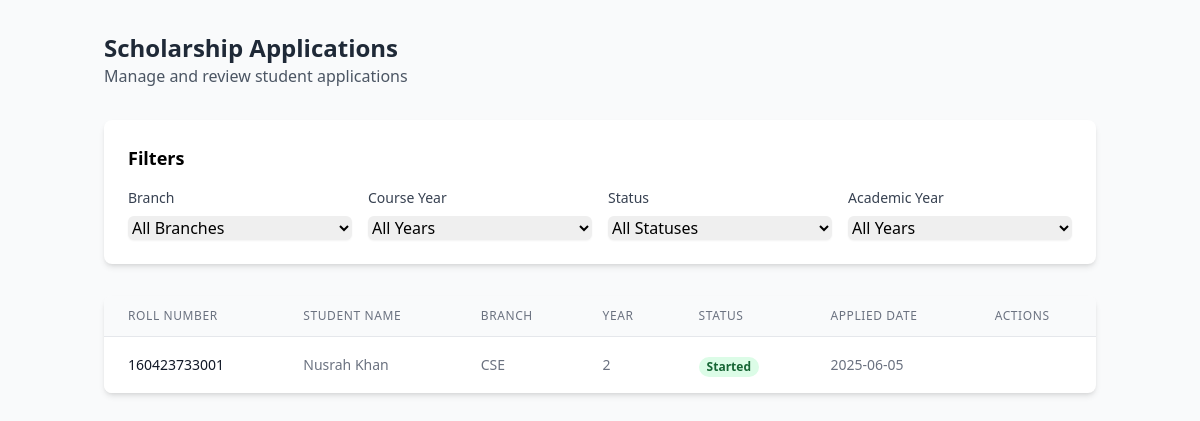
The app's page /applications_list (signed in), older data.
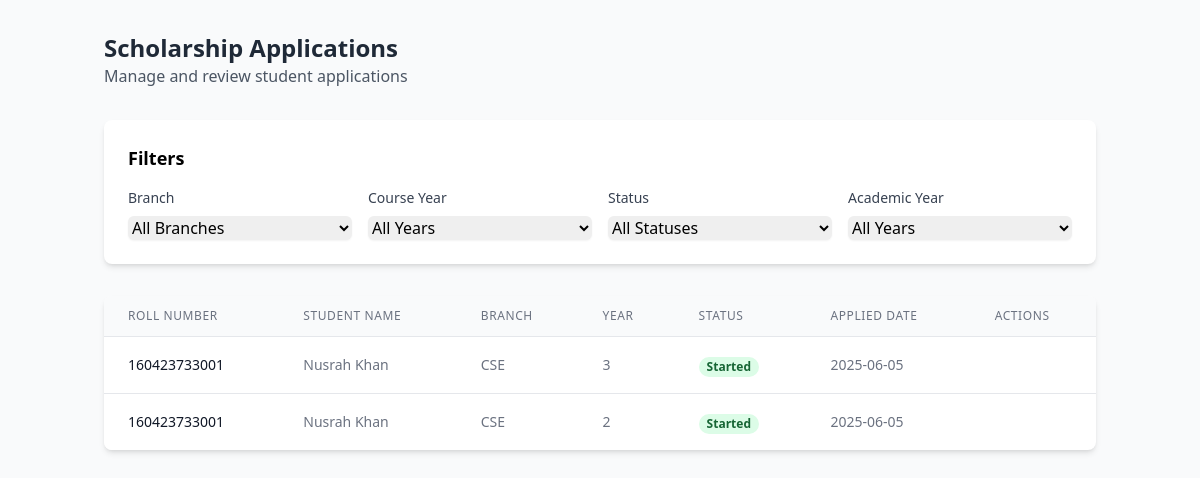
The same page, newer data.
### models.py (models this page shows, shortened)
class Student(db.Model):
    user_id = db.Column(db.Integer, primary_key=True, autoincrement=True)
    username = db.Column(db.String(80), nullable=False)
    email = db.Column(db.String(120), unique=True, nullable=False)
    password = db.Column(db.String(80), unique=True, nullable=False)
    roll_number = db.Column(db.String(80), unique=True, nullable=False)
    is_verified = db.Column(db.Boolean, default=False)

class ScholarshipApplication(db.Model):
    id = db.Column(db.String(20), primary_key=True)
    roll_number = db.Column(db.String(80), nullable=False)
    branch = db.Column(db.String(80), nullable=False)
    year = db.Column(db.String(20), nullable=False)
    lateral_entry = db.Column(db.Boolean, default=False)  # LE field
    scholarship_state = db.Column(db.String(80), default='pending')
    created_at = db.Column(db.DateTime, default=datetime.utcnow)

### main.py (the view)
@app.route('/applications_list')
def applic():
    print("Session:", dict(session))
    if 'admin_id' not in session or session.get('user_type') != 'admin':
        return redirect(url_for('admin_login'))
    try:
        branch = request.args.get('branch', 'All Branches')
        course_year = request.args.get('year', 'All Years')
        status = request.args.get('scholarship_state', 'All Statuses')
        academic_year = request.args.get('academic_year', 'All Years')
        print(f"Applied filters - branch: {branch}, year: {course_year}, status: {status}, academic_year: {academic_year}")
        query = ScholarshipApplication.query
        if branch and branch != 'All Branches':
            query = query.filter(ScholarshipApplication.branch == branch)
        if status and status != 'All Statuses':
            query = query.filter(ScholarshipApplication.scholarship_state == status)
        if course_year and course_year != 'All Years' and course_year.isdigit():
            query = query.filter(ScholarshipApplication.year == course_year)
        if academic_year and academic_year != 'All Years':
            try:
                year_int = int(academic_year)
                query = query.filter(extract('year', ScholarshipApplication.created_at) == year_int)
            except ValueError:
                print(f"Invalid academic year value: {academic_year}")
        applications_data = []
        raw_applications = query.order_by(ScholarshipApplication.created_at.desc()).all()
        for application in raw_applications:
            student = Student.query.filter(Student.email.like(f"{application.roll_number}%")).first()
            if student:
                applications_data.append({
                    'id': application.id,
                    'roll_number': application.roll_number,
                    'branch': application.branch,
                    'year': application.year,
                    'scholarship_state': application.scholarship_state,
                    'created_at': application.created_at,
                    'student_name': student.username,
                    'student_email': student.email
                })
        print(f"Processed {len(applications_data)} applications with student data")
        branches = [
            'CSE',
            'IT',
            'ECE',
            'EEE',
            'Mech',
            'AIML',
            'AIDS',
            'CSE(DS)',
            'CSAI',
            'Civil'
        ]
        course_years = [1, 2, 3, 4]
        academic_years_query = db.session.query(
            extract('year', ScholarshipApplication.created_at).label('year')
        ).filter(
            ScholarshipApplication.created_at.isnot(None)
        ).distinct()
        academic_years = sorted(set(
            int(year[0]) for year in academic_years_query.all()
            if year[0] is not None
        ), reverse=True) or [datetime.now().year]
        print(f"Found {len(applications_data)} applications")  # Debug log
        return render_template(
            'applications_list.html',
            applications=applications_data,
            branches=branches,
            years=course_years,
            academic_years=academic_years,  # Convert to int and filter None
            statuses=['started', 'documents_verified', 'appointment_booked', 'completed'],
            current_filters={
                'branch': branch,
                'year': course_year,
                'status': status,
                'academic_year': academic_year
            }
        )
    except Exception as e:
        print(f"Error loading admin applications: {str(e)}")
        import traceback
        traceback.print_exc()
        return redirect(url_for('admin_dashboard'))

### templates/applications_list.html (shortened to what the changed rows need)
<!DOCTYPE html>
<html lang="en">
<head>
    <script src="https://cdn.tailwindcss.com"></script>
    <link rel="stylesheet" href="https://cdnjs.cloudflare.com/ajax/libs/font-awesome/6.4.0/css/all.min.css">
</head>
<body class="bg-gray-50 min-h-screen">
    <div class="container mx-auto px-4 py-8">
        <div class="mb-8">
            <h1 class="text-2xl font-bold text-gray-800">Scholarship Applications</h1>
        </div>
        <div class="bg-white rounded-lg shadow-md p-6 mb-8">
            <h2 class="text-lg font-semibold mb-4">Filters</h2>
        </div>
        <div class="bg-white rounded-lg shadow-md overflow-hidden">
            <div class="overflow-x-auto">
                <table class="min-w-full divide-y divide-gray-200">
                    <thead class="bg-gray-50">
                        <tr>
                            <th class="px-6 py-3 text-left text-xs font-medium text-gray-500 uppercase tracking-wider">Roll Number</th>
                            <th class="px-6 py-3 text-left text-xs font-medium text-gray-500 uppercase tracking-wider">Student Name</th>
                            <th class="px-6 py-3 text-left text-xs font-medium text-gray-500 uppercase tracking-wider">Branch</th>
                            <th class="px-6 py-3 text-left text-xs font-medium text-gray-500 uppercase tracking-wider">Year</th>
                            <th class="px-6 py-3 text-left text-xs font-medium text-gray-500 uppercase tracking-wider">Status</th>
                            <th class="px-6 py-3 text-left text-xs font-medium text-gray-500 uppercase tracking-wider">Applied Date</th>
                            <th class="px-6 py-3 text-left text-xs font-medium text-gray-500 uppercase tracking-wider">Actions</th>
                        </tr>
                    </thead>
                    <tbody class="bg-white divide-y divide-gray-200">
                        {% for app in applications %}
                        <tr class="hover:bg-gray-50">
                            <td class="px-6 py-4 whitespace-nowrap text-sm font-medium text-gray-900">
                                {{ app.roll_number }}
                            </td>
                            <td class="px-6 py-4 whitespace-nowrap text-sm text-gray-500">
                                {{ app.student_name }}
                            </td>
                            <td class="px-6 py-4 whitespace-nowrap text-sm text-gray-500">
                                {{ app.branch }}
                            </td>
                            <td class="px-6 py-4 whitespace-nowrap text-sm text-gray-500">
                                {{ app.year }}
                            </td>
                            <td class="px-6 py-4 whitespace-nowrap">
                                <span class="px-2 inline-flex text-xs leading-5 font-semibold rounded-full
                                    {% if app.scholarship_state == 'started' %}bg-green-100 text-green-800
                                    {% elif app.scholarship_state == 'documents_verified' %}bg-yellow-100 text-yellow-800
                                    {% elif app.scholarship_state == 'appointment_booked' %}bg-red-100 text-red-800
                                    {% else %}bg-blue-100 text-blue-800{% endif %}">
                                    {{ app.scholarship_state|title }}
                                </span>
                            </td>
                            <td class="px-6 py-4 whitespace-nowrap text-sm text-gray-500">
                                {{ app.created_at.strftime('%Y-%m-%d') }}
                            </td>
                        </tr>
                        {% endfor %}
                    </tbody>
                </table>
            </div>
        </div>
    </div>
</body>
</html>

Row changes from the older to the newer data that the page shows:
added ScholarshipApplication: roll_number "160423733001", branch "CSE", scholarship_state "Started", created_at "2025-06-05"
Text that changed along with them:
new list line: "Nusrah Khan"
new list line: "3"
